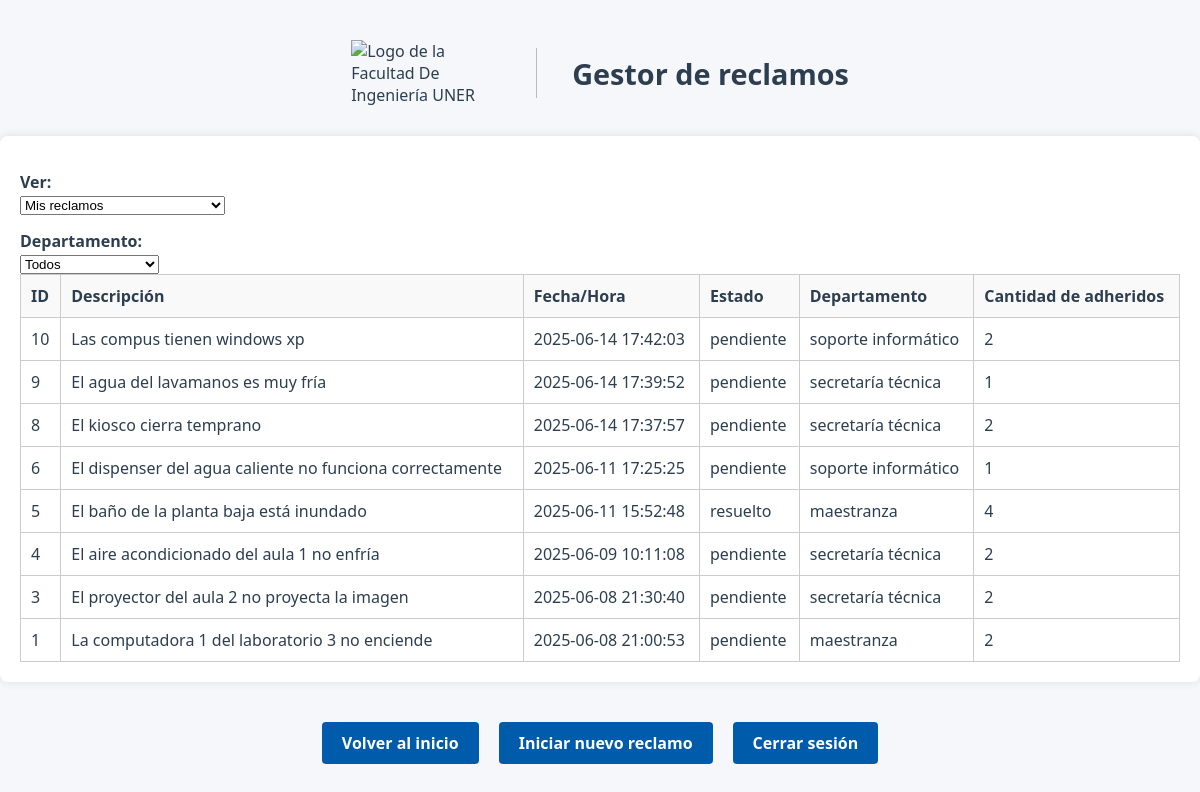
/listarReclamos (signed in), run on an earlier commit of the app's database.
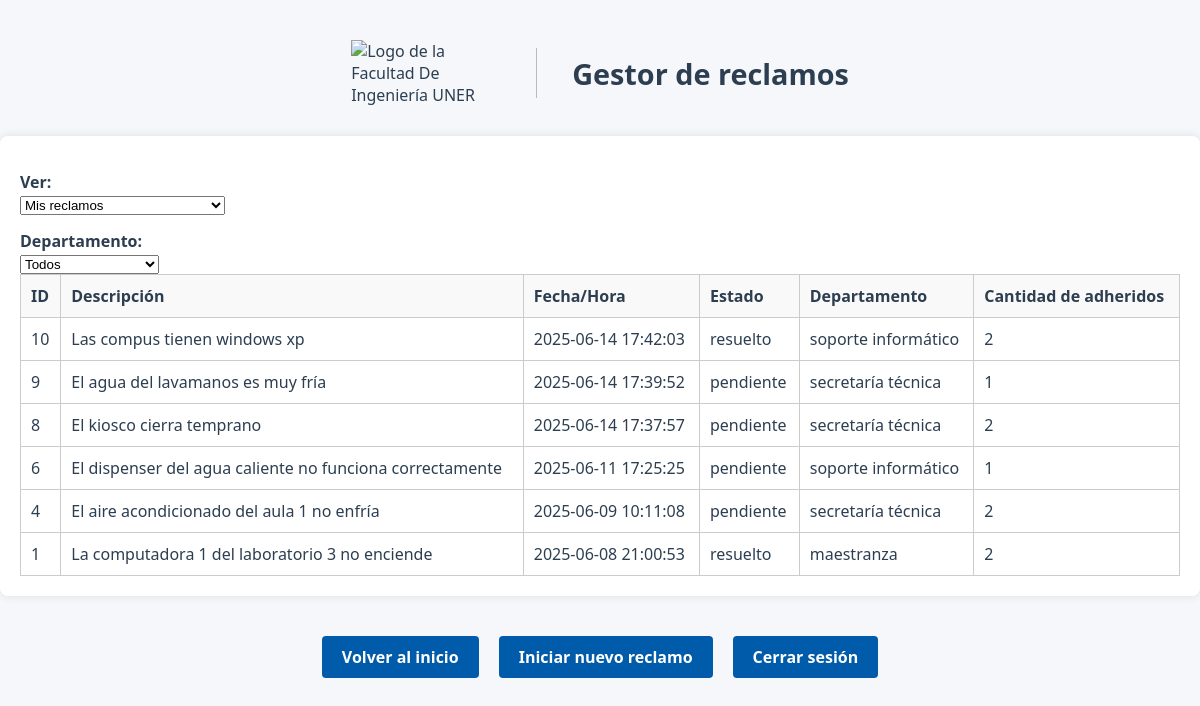
And on a later commit of the database.
### modules/modelosDTO.py (models this page shows, shortened)
class ModeloReclamo(Base):
    __tablename__ = 'Reclamos'
    id = Column(Integer(), primary_key=True, autoincrement=True)
    idUsuario = Column(Integer, ForeignKey('Usuarios.id'), nullable=False)
    fechaYHora = Column(String(50), nullable=False)  # Formato de fecha y hora
    estado = Column(String(20), nullable=False, default='pendiente')
    tiempoResolucion = Column(Integer, nullable=True, default=None)
    departamento = Column(String(20), nullable=False)
    numeroAdheridos = Column(Integer, nullable=False, default=0)
    descripcion = Column(Text, nullable=False)
    imagen = Column(String(255), nullable=True)
    usuariosAdheridos = relationship(
        "ModeloUsuario",
        secondary=asociacion_usuarios_adheridos,
        backref="reclamosAdheridos"
    ) #como definimos backref no hace falta poner la relacion inversa

### server.py (the view)
@app.route("/listarReclamos", methods=["GET", "POST"])
@login_required
def listarReclamos():
    if current_user.rol != "UsuarioFinal":
        flash("No tenés permisos para acceder a esta página.", "error")
        return redirect(url_for("panelAdmin"))
    username = current_user.nombre
    idUsuario = current_user.id
    filtroUsuario = request.form.get("filtroUsuario", "mios")
    filtroDepartamento = request.form.get("filtroDepartamento", "todos")
    if filtroUsuario == "todos":
        reclamosFiltrados = repoReclamo.obtenerRegistrosFiltro("estado", "pendiente")
    elif filtroUsuario == "mios":
        reclamosMios = repoReclamo.obtenerRegistrosFiltro("idUsuario", idUsuario)
        todosReclamos = repoReclamo.obtenerRegistrosTotales()
        reclamosAdheridos = [r for r in todosReclamos if idUsuario in r.usuariosAdheridos]
        reclamosFiltrados = list({r.id: r for r in reclamosMios + reclamosAdheridos}.values())
    if filtroDepartamento != "todos":
        reclamosFiltrados = [
            r for r in reclamosFiltrados if r.departamento == filtroDepartamento
        ]
    reclamosFiltrados = sorted(reclamosFiltrados, key=lambda r: r.id, reverse=True)
    return render_template(
        "listarReclamos.html",
        reclamos=reclamosFiltrados,
        username=username,
        idUsuario=idUsuario,
        filtro_usuario=filtroUsuario
    )

### modules/gestorLogin.py (called while the page is built)
    def __cargarUsuarioActual(self, idUsuario):
        usuario = self.__gestorUsuarios.cargarUsuario(idUsuario)
        if usuario:
            return FlaskLoginUser(usuario)
        return None

### modules/gestorUsuarios.py (called while the page is built)
    def cargarUsuario(self, idUsuario):
        registro = self.__repo.obtenerRegistroFiltro("id", idUsuario) #devuelve un objeto Usuario o None
        return registro.to_dict() if registro else None

### modules/reclamo.py (called while the page is built)
    @property
    def id(self):
        return self.__id

    @property
    def fechaYHora(self):
        return self.__fechaYHora

    @property
    def estado(self):
        return self.__estado

    @property
    def departamento(self):
        return self.__departamento

    @property
    def numeroAdheridos(self):
        return self.__numeroAdheridos

    @property
    def descripcion(self):
        return self.__descripcion

    @property
    def usuariosAdheridos(self):
        return self.__usuariosAdheridos

### modules/repositorioConcretoBD.py (called while the page is built)
    def obtenerRegistroFiltro(self, filtro, valor):
        modeloUsuario = self.__session.query(ModeloUsuario).filter_by(**{filtro:valor}).first()
        return self.__map_modelo_a_usuario(modeloUsuario) if modeloUsuario else None

    def __map_modelo_a_usuario(self, modeloUsuario: ModeloUsuario):
        return Usuario(
            id=modeloUsuario.id,
            nombre=modeloUsuario.nombre,
            apellido=modeloUsuario.apellido,
            email=modeloUsuario.email,
            nombreUsuario=modeloUsuario.nombreUsuario,
            rol=modeloUsuario.rol,
            password=modeloUsuario.password
        )

    def obtenerRegistrosFiltro(self, filtro, valor):
        if isinstance(valor, list) and len(valor) > 0:
            valor = valor[0]
        modeloReclamo = self.__session.query(ModeloReclamo).filter_by(**{filtro: valor}).all()
        if modeloReclamo:
            return [self.__map_modelo_a_reclamo(reclamo) for reclamo in modeloReclamo]
        return []

    def obtenerRegistrosTotales(self):
        modeloReclamo = self.__session.query(ModeloReclamo).all()
        return [self.__map_modelo_a_reclamo(reclamo) for reclamo in modeloReclamo]

### modules/usuario.py (called while the page is built)
    @property
    def id(self):
        return self.__id

    @property
    def nombre(self):
        return self.__nombre

    @property
    def apellido(self):
        return self.__apellido

    @property
    def email(self):
        return self.__email

    @property
    def nombreUsuario(self):
        return self.__nombreUsuario

    @property
    def rol(self):
        return self.__rol

### templates/listarReclamos.html (shortened to what this page needs)
<!DOCTYPE html>
<html lang="es">
<head>
    <link rel="stylesheet" href="{{ url_for('static', filename='style.css') }}">
</head>
<body>
    <div class="header">
        <img src="{{ url_for('static', filename='logoFiuner.png') }}" alt="Logo de la Facultad De Ingeniería UNER" class="logo" width="150" height="50">
        <h1>Gestor de reclamos</h1>
    </div>
<div class="tabla-reclamos">
    <form method="post" action="{{ url_for('listarReclamos') }}">
        <div class="filtros-superiores">
            <label for="filtroUsuario">Ver:</label>
            <select name="filtroUsuario" onchange="this.form.submit()">
                <option value="mios" {% if request.form.get('filtroUsuario') == 'mios' %}selected{% endif %}>Mis reclamos</option>
            </select>
            <label for="filtroDepartamento">Departamento:</label>
            <select name="filtroDepartamento" onchange="this.form.submit()">
                <option value="todos" {% if request.form.get('filtroDepartamento') == 'todos' %}selected{% endif %}>Todos</option>
            </select>
        </div>
    </form>
    <table>
        <thead>
            <tr>
                <th>ID</th>
                <th>Descripción</th>
                <th>Fecha/Hora</th>
                <th>Estado</th>
                <th>Departamento</th>
                <th>Cantidad de adheridos</th>
            </tr>
        </thead>
        <tbody>
            {% if reclamos %}
                {% for reclamo in reclamos %}
                    <tr>
                        <td>{{ reclamo.id }}</td>
                        <td>{{ reclamo.descripcion }}</td>
                        <td>{{ reclamo.fechaYHora }}</td>
                        <td>{{ reclamo.estado }}</td>
                        <td>{{ reclamo.departamento }}</td>
                        <td>{{ reclamo.numeroAdheridos }}</td>
                    </tr>
                {% endfor %}
            {% else %}
                <tr>
                    <td colspan="7" style="text-align: center;">No hay reclamos para mostrar.</td>
                </tr>
            {% endif %}
        </tbody>
    </table>
</div>
    <div class="botones">
        <a href="{{ url_for('bienvenido') }}" class="btn-registro">Volver al inicio</a>
        <a href="{{ url_for('crearReclamos') }}" class="btn-registro">Iniciar nuevo reclamo</a>
        <a href="{{ url_for('logout') }}" class="btn-registro">Cerrar sesión</a>
    </div>
</body>
</html>

### static/style.css (style rules this page uses)
.header { display: flex; align-items: center; justify-content: center; gap: 20px; margin-top: 40px; padding: 0 20px; text-align: left; flex-wrap: wrap; }
body { font-family: 'Segoe UI', 'Roboto', 'Helvetica Neue', sans-serif; background-color: #f5f7fa; color: #2c3e50; margin: 0; padding: 0; min-height: 100vh; }
.logo { width: 150px; height: auto; }
h1 { font-size: 1.8em; color: #2c3e50; margin: 0; }
.btn-registro, .links { display: inline-block; padding: 10px 20px; background-color: #005baa; color: #fff !important; border: none; border-radius: 4px; text-decoration: none; font-weight: bold; margin-top: 10px; transition: background 0.2s; cursor: pointer; }
form { background-color: transparent; padding: 0; margin-top: 0; border-radius: 0; box-shadow: none; width: 100%; max-width: none; }
label { display: block; margin-top: 15px; font-weight: 600; }
.botones { display: flex; gap: 20px; flex-wrap: wrap; justify-content: center; margin-top: 20px; }
.tabla-reclamos { background-color: white; width: 100%; padding: 20px; box-sizing: border-box; border-radius: 8px; box-shadow: 0 0 10px rgba(0,0,0,0.1); margin-top: 30px; }
.tabla-reclamos table { width: 100%; border-collapse: collapse; }
.tabla-reclamos th, .tabla-reclamos td { padding: 10px; border: 1px solid #ccc; text-align: left; }
.tabla-reclamos thead { background-color: #f9f9f9; }
.botones { margin-top: 30px; text-align: center; }
.header { display: flex; align-items: center; gap: 15px; margin-bottom: 20px; }

What changed in the data, as far as the page shows it:
removed ModeloReclamo: id "5", descripcion "El baño de la planta baja está inundado", fechaYHora "2025-06-11 15:52:48", estado "resuelto", departamento "maestranza", numeroAdheridos "4"
removed ModeloReclamo: id "3", descripcion "El proyector del aula 2 no proyecta la imagen", fechaYHora "2025-06-08 21:30:40", estado "pendiente", departamento "secretaría técnica", numeroAdheridos "2"
changed ModeloReclamo "Las compus tienen windows xp": estado "pendiente" → "resuelto"
changed ModeloReclamo "La computadora 1 del laboratorio 3 no enciende": estado "pendiente" → "resuelto"
